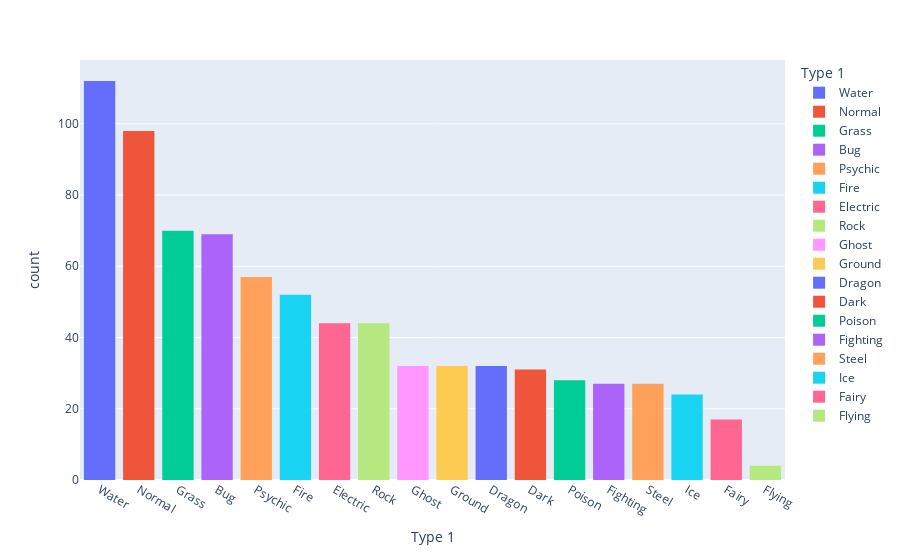

Source (notebook cell):
### Code cell
px.histogram(data_frame = df5, x= "Type 1", color= "Type 1")

### Figure 1 — Plotly figure (JSON) as saved in the notebook; plotly's stock layout.template omitted (floating-point values rounded to 4 significant figures)
{"data": [{"alignmentgroup": "True", "bingroup": "x", "hovertemplate": "Type 1=%{x}<br>count=%{y}<extra></extra>", "legendgroup": "Water", "marker": {"color": "#636efa", "pattern": {"shape": ""}}, "name": "Water", "offsetgroup": "Water", "orientation": "v", "showlegend": true, "type": "histogram", "x": ["Water", "Water", "Water", "Water", "Water", "Water", "Water", "Water", "Water", "Water", "Water", "Water", "Water", "Water", "Water", "Water", "Water", "Water", "Water", "Water", "Water", "Water", "Water", "Water", "Water", "Water", "Water", "Water", "Water", "Water", "Water", "Water", "Water", "Water", "Water", "Water", "Water", "Water", "Water", "Water", "Water", "Water", "Water", "Water", "Water", "Water", "Water", "Water", "Water", "Water", "Water", "Water", "Water", "Water", "Water", "Water", "Water", "Water", "Water", "Water", "Water", "Water", "Water", "Water", "Water", "Water", "Water", "Water", "Water", "Water", "Water", "Water", "Water", "Water", "Water", "Water", "Water", "Water", "Water", "Water", "Water", "Water", "Water", "Water", "Water", "Water", "Water", "Water", "Water", "Water", "Water", "Water", "Water", "Water", "Water", "Water", "Water", "Water", "Water", "Water", "Water", "Water", "Water", "Water", "Water", "Water", "Water", "Water", "Water", "Water", "Water", "Water"], "xaxis": "x", "yaxis": "y"}, {"alignmentgroup": "True", "bingroup": "x", "hovertemplate": "Type 1=%{x}<br>count=%{y}<extra></extra>", "legendgroup": "Normal", "marker": {"color": "#EF553B", "pattern": {"shape": ""}}, "name": "Normal", "offsetgroup": "Normal", "orientation": "v", "showlegend": true, "type": "histogram", "x": ["Normal", "Normal", "Normal", "Normal", "Normal", "Normal", "Normal", "Normal", "Normal", "Normal", "Normal", "Normal", "Normal", "Normal", "Normal", "Normal", "Normal", "Normal", "Normal", "Normal", "Normal", "Normal", "Normal", "Normal", "Normal", "Normal", "Normal", "Normal", "Normal", "Normal", "Normal", "Normal", "Normal", "Normal", "Normal", "Normal", "Normal", "Normal", "Normal", "Normal", "Normal", "Normal", "Normal", "Normal", "Normal", "Normal", "Normal", "Normal", "Normal", "Normal", "Normal", "Normal", "Normal", "Normal", "Normal", "Normal", "Normal", "Normal", "Normal", "Normal", "Normal", "Normal", "Normal", "Normal", "Normal", "Normal", "Normal", "Normal", "Normal", "Normal", "Normal", "Normal", "Normal", "Normal", "Normal", "Normal", "Normal", "Normal", "Normal", "Normal", "Normal", "Normal", "Normal", "Normal", "Normal", "Normal", "Normal", "Normal", "Normal", "Normal", "Normal", "Normal", "Normal", "Normal", "Normal", "Normal", "Normal", "Normal"], "xaxis": "x", "yaxis": "y"}, {"alignmentgroup": "True", "bingroup": "x", "hovertemplate": "Type 1=%{x}<br>count=%{y}<extra></extra>", "legendgroup": "Grass", "marker": {"color": "#00cc96", "pattern": {"shape": ""}}, "name": "Grass", "offsetgroup": "Grass", "orientation": "v", "showlegend": true, "type": "histogram", "x": ["Grass", "Grass", "Grass", "Grass", "Grass", "Grass", "Grass", "Grass", "Grass", "Grass", "Grass", "Grass", "Grass", "Grass", "Grass", "Grass", "Grass", "Grass", "Grass", "Grass", "Grass", "Grass", "Grass", "Grass", "Grass", "Grass", "Grass", "Grass", "Grass", "Grass", "Grass", "Grass", "Grass", "Grass", "Grass", "Grass", "Grass", "Grass", "Grass", "Grass", "Grass", "Grass", "Grass", "Grass", "Grass", "Grass", "Grass", "Grass", "Grass", "Grass", "Grass", "Grass", "Grass", "Grass", "Grass", "Grass", "Grass", "Grass", "Grass", "Grass", "Grass", "Grass", "Grass", "Grass", "Grass", "Grass", "Grass", "Grass", "Grass", "Grass"], "xaxis": "x", "yaxis": "y"}, {"alignmentgroup": "True", "bingroup": "x", "hovertemplate": "Type 1=%{x}<br>count=%{y}<extra></extra>", "legendgroup": "Bug", "marker": {"color": "#ab63fa", "pattern": {"shape": ""}}, "name": "Bug", "offsetgroup": "Bug", "orientation": "v", "showlegend": true, "type": "histogram", "x": ["Bug", "Bug", "Bug", "Bug", "Bug", "Bug", "Bug", "Bug", "Bug", "Bug", "Bug", "Bug", "Bug", "Bug", "Bug", "Bug", "Bug", "Bug", "Bug", "Bug", "Bug", "Bug", "Bug", "Bug", "Bug", "Bug", "Bug", "Bug", "Bug", "Bug", "Bug", "Bug", "Bug", "Bug", "Bug", "Bug", "Bug", "Bug", "Bug", "Bug", "Bug", "Bug", "Bug", "Bug", "Bug", "Bug", "Bug", "Bug", "Bug", "Bug", "Bug", "Bug", "Bug", "Bug", "Bug", "Bug", "Bug", "Bug", "Bug", "Bug", "Bug", "Bug", "Bug", "Bug", "Bug", "Bug", "Bug", "Bug", "Bug"], "xaxis": "x", "yaxis": "y"}, {"alignmentgroup": "True", "bingroup": "x", "hovertemplate": "Type 1=%{x}<br>count=%{y}<extra></extra>", "legendgroup": "Psychic", "marker": {"color": "#FFA15A", "pattern": {"shape": ""}}, "name": "Psychic", "offsetgroup": "Psychic", "orientation": "v", "showlegend": true, "type": "histogram", "x": ["Psychic", "Psychic", "Psychic", "Psychic", "Psychic", "Psychic", "Psychic", "Psychic", "Psychic", "Psychic", "Psychic", "Psychic", "Psychic", "Psychic", "Psychic", "Psychic", "Psychic", "Psychic", "Psychic", "Psychic", "Psychic", "Psychic", "Psychic", "Psychic", "Psychic", "Psychic", "Psychic", "Psychic", "Psychic", "Psychic", "Psychic", "Psychic", "Psychic", "Psychic", "Psychic", "Psychic", "Psychic", "Psychic", "Psychic", "Psychic", "Psychic", "Psychic", "Psychic", "Psychic", "Psychic", "Psychic", "Psychic", "Psychic", "Psychic", "Psychic", "Psychic", "Psychic", "Psychic", "Psychic", "Psychic", "Psychic", "Psychic"], "xaxis": "x", "yaxis": "y"}, {"alignmentgroup": "True", "bingroup": "x", "hovertemplate": "Type 1=%{x}<br>count=%{y}<extra></extra>", "legendgroup": "Fire", "marker": {"color": "#19d3f3", "pattern": {"shape": ""}}, "name": "Fire", "offsetgroup": "Fire", "orientation": "v", "showlegend": true, "type": "histogram", "x": ["Fire", "Fire", "Fire", "Fire", "Fire", "Fire", "Fire", "Fire", "Fire", "Fire", "Fire", "Fire", "Fire", "Fire", "Fire", "Fire", "Fire", "Fire", "Fire", "Fire", "Fire", "Fire", "Fire", "Fire", "Fire", "Fire", "Fire", "Fire", "Fire", "Fire", "Fire", "Fire", "Fire", "Fire", "Fire", "Fire", "Fire", "Fire", "Fire", "Fire", "Fire", "Fire", "Fire", "Fire", "Fire", "Fire", "Fire", "Fire", "Fire", "Fire", "Fire", "Fire"], "xaxis": "x", "yaxis": "y"}, {"alignmentgroup": "True", "bingroup": "x", "hovertemplate": "Type 1=%{x}<br>count=%{y}<extra></extra>", "legendgroup": "Electric", "marker": {"color": "#FF6692", "pattern": {"shape": ""}}, "name": "Electric", "offsetgroup": "Electric", "orientation": "v", "showlegend": true, "type": "histogram", "x": ["Electric", "Electric", "Electric", "Electric", "Electric", "Electric", "Electric", "Electric", "Electric", "Electric", "Electric", "Electric", "Electric", "Electric", "Electric", "Electric", "Electric", "Electric", "Electric", "Electric", "Electric", "Electric", "Electric", "Electric", "Electric", "Electric", "Electric", "Electric", "Electric", "Electric", "Electric", "Electric", "Electric", "Electric", "Electric", "Electric", "Electric", "Electric", "Electric", "Electric", "Electric", "Electric", "Electric", "Electric"], "xaxis": "x", "yaxis": "y"}, {"alignmentgroup": "True", "bingroup": "x", "hovertemplate": "Type 1=%{x}<br>count=%{y}<extra></extra>", "legendgroup": "Rock", "marker": {"color": "#B6E880", "pattern": {"shape": ""}}, "name": "Rock", "offsetgroup": "Rock", "orientation": "v", "showlegend": true, "type": "histogram", "x": ["Rock", "Rock", "Rock", "Rock", "Rock", "Rock", "Rock", "Rock", "Rock", "Rock", "Rock", "Rock", "Rock", "Rock", "Rock", "Rock", "Rock", "Rock", "Rock", "Rock", "Rock", "Rock", "Rock", "Rock", "Rock", "Rock", "Rock", "Rock", "Rock", "Rock", "Rock", "Rock", "Rock", "Rock", "Rock", "Rock", "Rock", "Rock", "Rock", "Rock", "Rock", "Rock", "Rock", "Rock"], "xaxis": "x", "yaxis": "y"}, {"alignmentgroup": "True", "bingroup": "x", "hovertemplate": "Type 1=%{x}<br>count=%{y}<extra></extra>", "legendgroup": "Ghost", "marker": {"color": "#FF97FF", "pattern": {"shape": ""}}, "name": "Ghost", "offsetgroup": "Ghost", "orientation": "v", "showlegend": true, "type": "histogram", "x": ["Ghost", "Ghost", "Ghost", "Ghost", "Ghost", "Ghost", "Ghost", "Ghost", "Ghost", "Ghost", "Ghost", "Ghost", "Ghost", "Ghost", "Ghost", "Ghost", "Ghost", "Ghost", "Ghost", "Ghost", "Ghost", "Ghost", "Ghost", "Ghost", "Ghost", "Ghost", "Ghost", "Ghost", "Ghost", "Ghost", "Ghost", "Ghost"], "xaxis": "x", "yaxis": "y"}, {"alignmentgroup": "True", "bingroup": "x", "hovertemplate": "Type 1=%{x}<br>count=%{y}<extra></extra>", "legendgroup": "Ground", "marker": {"color": "#FECB52", "pattern": {"shape": ""}}, "name": "Ground", "offsetgroup": "Ground", "orientation": "v", "showlegend": true, "type": "histogram", "x": ["Ground", "Ground", "Ground", "Ground", "Ground", "Ground", "Ground", "Ground", "Ground", "Ground", "Ground", "Ground", "Ground", "Ground", "Ground", "Ground", "Ground", "Ground", "Ground", "Ground", "Ground", "Ground", "Ground", "Ground", "Ground", "Ground", "Ground", "Ground", "Ground", "Ground", "Ground", "Ground"], "xaxis": "x", "yaxis": "y"}, {"alignmentgroup": "True", "bingroup": "x", "hovertemplate": "Type 1=%{x}<br>count=%{y}<extra></extra>", "legendgroup": "Dragon", "marker": {"color": "#636efa", "pattern": {"shape": ""}}, "name": "Dragon", "offsetgroup": "Dragon", "orientation": "v", "showlegend": true, "type": "histogram", "x": ["Dragon", "Dragon", "Dragon", "Dragon", "Dragon", "Dragon", "Dragon", "Dragon", "Dragon", "Dragon", "Dragon", "Dragon", "Dragon", "Dragon", "Dragon", "Dragon", "Dragon", "Dragon", "Dragon", "Dragon", "Dragon", "Dragon", "Dragon", "Dragon", "Dragon", "Dragon", "Dragon", "Dragon", "Dragon", "Dragon", "Dragon", "Dragon"], "xaxis": "x", "yaxis": "y"}, {"alignmentgroup": "True", "bingroup": "x", "hovertemplate": "Type 1=%{x}<br>count=%{y}<extra></extra>", "legendgroup": "Dark", "marker": {"color": "#EF553B", "pattern": {"shape": ""}}, "name": "Dark", "offsetgroup": "Dark", "orientation": "v", "showlegend": true, "type": "histogram", "x": ["Dark", "Dark", "Dark", "Dark", "Dark", "Dark", "Dark", "Dark", "Dark", "Dark", "Dark", "Dark", "Dark", "Dark", "Dark", "Dark", "Dark", "Dark", "Dark", "Dark", "Dark", "Dark", "Dark", "Dark", "Dark", "Dark", "Dark", "Dark", "Dark", "Dark", "Dark"], "xaxis": "x", "yaxis": "y"}, {"alignmentgroup": "True", "bingroup": "x", "hovertemplate": "Type 1=%{x}<br>count=%{y}<extra></extra>", "legendgroup": "Poison", "marker": {"color": "#00cc96", "pattern": {"shape": ""}}, "name": "Poison", "offsetgroup": "Poison", "orientation": "v", "showlegend": true, "type": "histogram", "x": ["Poison", "Poison", "Poison", "Poison", "Poison", "Poison", "Poison", "Poison", "Poison", "Poison", "Poison", "Poison", "Poison", "Poison", "Poison", "Poison", "Poison", "Poison", "Poison", "Poison", "Poison", "Poison", "Poison", "Poison", "Poison", "Poison", "Poison", "Poison"], "xaxis": "x", "yaxis": "y"}, {"alignmentgroup": "True", "bingroup": "x", "hovertemplate": "Type 1=%{x}<br>count=%{y}<extra></extra>", "legendgroup": "Fighting", "marker": {"color": "#ab63fa", "pattern": {"shape": ""}}, "name": "Fighting", "offsetgroup": "Fighting", "orientation": "v", "showlegend": true, "type": "histogram", "x": ["Fighting", "Fighting", "Fighting", "Fighting", "Fighting", "Fighting", "Fighting", "Fighting", "Fighting", "Fighting", "Fighting", "Fighting", "Fighting", "Fighting", "Fighting", "Fighting", "Fighting", "Fighting", "Fighting", "Fighting", "Fighting", "Fighting", "Fighting", "Fighting", "Fighting", "Fighting", "Fighting"], "xaxis": "x", "yaxis": "y"}, {"alignmentgroup": "True", "bingroup": "x", "hovertemplate": "Type 1=%{x}<br>count=%{y}<extra></extra>", "legendgroup": "Steel", "marker": {"color": "#FFA15A", "pattern": {"shape": ""}}, "name": "Steel", "offsetgroup": "Steel", "orientation": "v", "showlegend": true, "type": "histogram", "x": ["Steel", "Steel", "Steel", "Steel", "Steel", "Steel", "Steel", "Steel", "Steel", "Steel", "Steel", "Steel", "Steel", "Steel", "Steel", "Steel", "Steel", "Steel", "Steel", "Steel", "Steel", "Steel", "Steel", "Steel", "Steel", "Steel", "Steel"], "xaxis": "x", "yaxis": "y"}, {"alignmentgroup": "True", "bingroup": "x", "hovertemplate": "Type 1=%{x}<br>count=%{y}<extra></extra>", "legendgroup": "Ice", "marker": {"color": "#19d3f3", "pattern": {"shape": ""}}, "name": "Ice", "offsetgroup": "Ice", "orientation": "v", "showlegend": true, "type": "histogram", "x": ["Ice", "Ice", "Ice", "Ice", "Ice", "Ice", "Ice", "Ice", "Ice", "Ice", "Ice", "Ice", "Ice", "Ice", "Ice", "Ice", "Ice", "Ice", "Ice", "Ice", "Ice", "Ice", "Ice", "Ice"], "xaxis": "x", "yaxis": "y"}, {"alignmentgroup": "True", "bingroup": "x", "hovertemplate": "Type 1=%{x}<br>count=%{y}<extra></extra>", "legendgroup": "Fairy", "marker": {"color": "#FF6692", "pattern": {"shape": ""}}, "name": "Fairy", "offsetgroup": "Fairy", "orientation": "v", "showlegend": true, "type": "histogram", "x": ["Fairy", "Fairy", "Fairy", "Fairy", "Fairy", "Fairy", "Fairy", "Fairy", "Fairy", "Fairy", "Fairy", "Fairy", "Fairy", "Fairy", "Fairy", "Fairy", "Fairy"], "xaxis": "x", "yaxis": "y"}, {"alignmentgroup": "True", "bingroup": "x", "hovertemplate": "Type 1=%{x}<br>count=%{y}<extra></extra>", "legendgroup": "Flying", "marker": {"color": "#B6E880", "pattern": {"shape": ""}}, "name": "Flying", "offsetgroup": "Flying", "orientation": "v", "showlegend": true, "type": "histogram", "x": ["Flying", "Flying", "Flying", "Flying"], "xaxis": "x", "yaxis": "y"}], "layout": {"autosize": true, "barmode": "relative", "legend": {"title": {"text": "Type 1"}, "tracegroupgap": 0}, "margin": {"t": 60}, "xaxis": {"anchor": "y", "autorange": true, "categoryarray": ["Water", "Normal", "Grass", "Bug", "Psychic", "Fire", "Electric", "Rock", "Ghost", "Ground", "Dragon", "Dark", "Poison", "Fighting", "Steel", "Ice", "Fairy", "Flying"], "categoryorder": "array", "domain": [0, 1], "range": [-0.5, 17.5], "title": {"text": "Type 1"}, "type": "category"}, "yaxis": {"anchor": "x", "autorange": true, "domain": [0, 1], "range": [0, 117.9], "title": {"text": "count"}}}}
